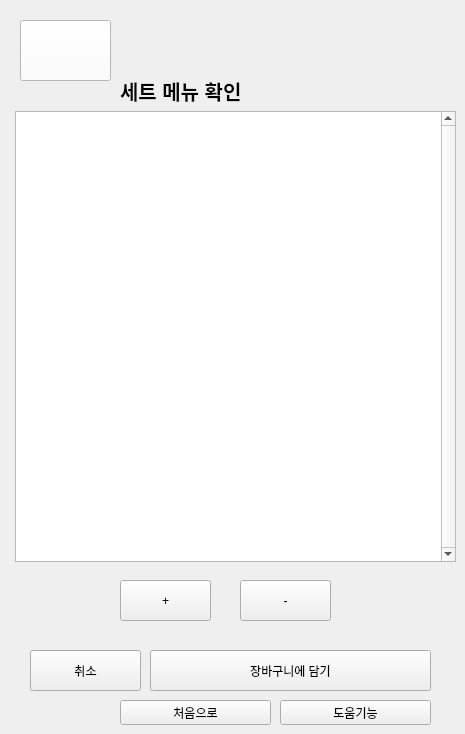
   <widget class="QWidget" name="page_15">
    <widget class="QPushButton" name="pushButton_249">
     <property name="geometry">
      <rect>
       <x>20</x>
       <y>20</y>
       <width>91</width>
       <height>61</height>
      </rect>
     </property>
     <property name="palette">
      <palette>
       <active>
        <colorrole role="WindowText">
         <brush brushstyle="SolidPattern">
          <color alpha="255">
           <red>0</red>
           <green>0</green>
           <blue>0</blue>
          </color>
         </brush>
        </colorrole>
        <colorrole role="Button">
         <brush brushstyle="SolidPattern">
          <color alpha="255">
           <red>255</red>
           <green>255</green>
           <blue>255</blue>
          </color>
         </brush>
        </colorrole>
        <colorrole role="Light">
         <brush brushstyle="SolidPattern">
          <color alpha="255">
           <red>255</red>
           <green>255</green>
           <blue>255</blue>
          </color>
         </brush>
        </colorrole>
        <colorrole role="Midlight">
         <brush brushstyle="SolidPattern">
          <color alpha="255">
           <red>255</red>
           <green>255</green>
           <blue>255</blue>
          </color>
         </brush>
        </colorrole>
        <colorrole role="Dark">
         <brush brushstyle="SolidPattern">
          <color alpha="255">
           <red>127</red>
           <green>127</green>
           <blue>127</blue>
          </color>
         </brush>
        </colorrole>
        <colorrole role="Mid">
         <brush brushstyle="SolidPattern">
          <color alpha="255">
           <red>170</red>
           <green>170</green>
           <blue>170</blue>
          </color>
         </brush>
        </colorrole>
        <colorrole role="Text">
         <brush brushstyle="SolidPattern">
          <color alpha="255">
           <red>0</red>
           <green>0</green>
           <blue>0</blue>
          </color>
         </brush>
        </colorrole>
        <colorrole role="BrightText">
         <brush brushstyle="SolidPattern">
          <color alpha="255">
           <red>255</red>
           <green>255</green>
           <blue>255</blue>
          </color>
         </brush>
        </colorrole>
        <colorrole role="ButtonText">
         <brush brushstyle="SolidPattern">
          <color alpha="255">
           <red>0</red>
           <green>0</green>
           <blue>0</blue>
          </color>
         </brush>
        </colorrole>
        <colorrole role="Base">
         <brush brushstyle="SolidPattern">
          <color alpha="255">
           <red>255</red>
           <green>255</green>
           <blue>255</blue>
          </color>
         </brush>
        </colorrole>
        <colorrole role="Window">
         <brush brushstyle="SolidPattern">
          <color alpha="255">
           <red>255</red>
           <green>255</green>
           <blue>255</blue>
          </color>
         </brush>
        </colorrole>
        <colorrole role="Shadow">
         <brush brushstyle="SolidPattern">
          <color alpha="255">
           <red>0</red>
           <green>0</green>
           <blue>0</blue>
          </color>
         </brush>
        </colorrole>
        <colorrole role="AlternateBase">
         <brush brushstyle="SolidPattern">
          <color alpha="255">
           <red>255</red>
           <green>255</green>
           <blue>255</blue>
          </color>
         </brush>
        </colorrole>
        <colorrole role="ToolTipBase">
         <brush brushstyle="SolidPattern">
          <color alpha="255">
           <red>255</red>
           <green>255</green>
           <blue>220</blue>
          </color>
         </brush>
        </colorrole>
        <colorrole role="ToolTipText">
         <brush brushstyle="SolidPattern">
          <color alpha="255">
           <red>0</red>
           <green>0</green>
           <blue>0</blue>
          </color>
         </brush>
        </colorrole>
        <colorrole role="PlaceholderText">
         <brush brushstyle="SolidPattern">
          <color alpha="128">
           <red>0</red>
           <green>0</green>
           <blue>0</blue>
          </color>
         </brush>
        </colorrole>
       </active>
       <inactive>
        <colorrole role="WindowText">
         <brush brushstyle="SolidPattern">
          <color alpha="255">
           <red>0</red>
           <green>0</green>
           <blue>0</blue>
          </color>
         </brush>
        </colorrole>
        <colorrole role="Button">
         <brush brushstyle="SolidPattern">
          <color alpha="255">
           <red>255</red>
           <green>255</green>
           <blue>255</blue>
          </color>
         </brush>
        </colorrole>
        <colorrole role="Light">
         <brush brushstyle="SolidPattern">
          <color alpha="255">
           <red>255</red>
           <green>255</green>
           <blue>255</blue>
          </color>
         </brush>
        </colorrole>
        <colorrole role="Midlight">
         <brush brushstyle="SolidPattern">
          <color alpha="255">
           <red>255</red>
           <green>255</green>
           <blue>255</blue>
          </color>
         </brush>
        </colorrole>
        <colorrole role="Dark">
         <brush brushstyle="SolidPattern">
          <color alpha="255">
           <red>127</red>
           <green>127</green>
           <blue>127</blue>
          </color>
         </brush>
        </colorrole>
        <colorrole role="Mid">
         <brush brushstyle="SolidPattern">
          <color alpha="255">
           <red>170</red>
           <green>170</green>
           <blue>170</blue>
          </color>
         </brush>
        </colorrole>
        <colorrole role="Text">
         <brush brushstyle="SolidPattern">
          <color alpha="255">
           <red>0</red>
           <green>0</green>
           <blue>0</blue>
          </color>
         </brush>
        </colorrole>
        <colorrole role="BrightText">
         <brush brushstyle="SolidPattern">
          <color alpha="255">
           <red>255</red>
           <green>255</green>
           <blue>255</blue>
          </color>
         </brush>
        </colorrole>
        <colorrole role="ButtonText">
         <brush brushstyle="SolidPattern">
          <color alpha="255">
           <red>0</red>
           <green>0</green>
           <blue>0</blue>
          </color>
         </brush>
        </colorrole>
        <colorrole role="Base">
         <brush brushstyle="SolidPattern">
          <color alpha="255">
           <red>255</red>
           <green>255</green>
           <blue>255</blue>
          </color>
         </brush>
        </colorrole>
        <colorrole role="Window">
         <brush brushstyle="SolidPattern">
          <color alpha="255">
           <red>255</red>
           <green>255</green>
           <blue>255</blue>
          </color>
         </brush>
        </colorrole>
        <colorrole role="Shadow">
         <brush brushstyle="SolidPattern">
          <color alpha="255">
           <red>0</red>
           <green>0</green>
           <blue>0</blue>
          </color>
         </brush>
        </colorrole>
        <colorrole role="AlternateBase">
         <brush brushstyle="SolidPattern">
          <color alpha="255">
           <red>255</red>
           <green>255</green>
           <blue>255</blue>
          </color>
         </brush>
        </colorrole>
        <colorrole role="ToolTipBase">
         <brush brushstyle="SolidPattern">
          <color alpha="255">
           <red>255</red>
           <green>255</green>
           <blue>220</blue>
          </color>
         </brush>
        </colorrole>
        <colorrole role="ToolTipText">
         <brush brushstyle="SolidPattern">
          <color alpha="255">
           <red>0</red>
           <green>0</green>
           <blue>0</blue>
          </color>
         </brush>
        </colorrole>
        <colorrole role="PlaceholderText">
         <brush brushstyle="SolidPattern">
          <color alpha="128">
           <red>0</red>
           <green>0</green>
           <blue>0</blue>
          </color>
         </brush>
        </colorrole>
       </inactive>
       <disabled>
        <colorrole role="WindowText">
         <brush brushstyle="SolidPattern">
          <color alpha="255">
           <red>127</red>
           <green>127</green>
           <blue>127</blue>
          </color>
         </brush>
        </colorrole>
        <colorrole role="Button">
         <brush brushstyle="SolidPattern">
          <color alpha="255">
           <red>255</red>
           <green>255</green>
           <blue>255</blue>
          </color>
         </brush>
        </colorrole>
        <colorrole role="Light">
         <brush brushstyle="SolidPattern">
          <color alpha="255">
           <red>255</red>
           <green>255</green>
           <blue>255</blue>
          </color>
         </brush>
        </colorrole>
        <colorrole role="Midlight">
         <brush brushstyle="SolidPattern">
          <color alpha="255">
           <red>255</red>
           <green>255</green>
           <blue>255</blue>
          </color>
         </brush>
        </colorrole>
        <colorrole role="Dark">
         <brush brushstyle="SolidPattern">
          <color alpha="255">
           <red>127</red>
           <green>127</green>
           <blue>127</blue>
          </color>
         </brush>
        </colorrole>
        <colorrole role="Mid">
         <brush brushstyle="SolidPattern">
          <color alpha="255">
           <red>170</red>
           <green>170</green>
           <blue>170</blue>
          </color>
         </brush>
        </colorrole>
        <colorrole role="Text">
         <brush brushstyle="SolidPattern">
          <color alpha="255">
           <red>127</red>
           <green>127</green>
           <blue>127</blue>
          </color>
         </brush>
        </colorrole>
        <colorrole role="BrightText">
         <brush brushstyle="SolidPattern">
          <color alpha="255">
           <red>255</red>
           <green>255</green>
           <blue>255</blue>
          </color>
         </brush>
        </colorrole>
        <colorrole role="ButtonText">
         <brush brushstyle="SolidPattern">
          <color alpha="255">
           <red>127</red>
           <green>127</green>
           <blue>127</blue>
          </color>
         </brush>
        </colorrole>
        <colorrole role="Base">
         <brush brushstyle="SolidPattern">
          <color alpha="255">
           <red>255</red>
           <green>255</green>
           <blue>255</blue>
          </color>
         </brush>
        </colorrole>
        <colorrole role="Window">
         <brush brushstyle="SolidPattern">
          <color alpha="255">
           <red>255</red>
           <green>255</green>
           <blue>255</blue>
          </color>
         </brush>
        </colorrole>
        <colorrole role="Shadow">
         <brush brushstyle="SolidPattern">
          <color alpha="255">
           <red>0</red>
           <green>0</green>
           <blue>0</blue>
          </color>
         </brush>
        </colorrole>
        <colorrole role="AlternateBase">
         <brush brushstyle="SolidPattern">
          <color alpha="255">
           <red>255</red>
           <green>255</green>
           <blue>255</blue>
          </color>
         </brush>
        </colorrole>
        <colorrole role="ToolTipBase">
         <brush brushstyle="SolidPattern">
          <color alpha="255">
           <red>255</red>
           <green>255</green>
           <blue>220</blue>
          </color>
         </brush>
        </colorrole>
        <colorrole role="ToolTipText">
         <brush brushstyle="SolidPattern">
          <color alpha="255">
           <red>0</red>
           <green>0</green>
           <blue>0</blue>
          </color>
         </brush>
        </colorrole>
        <colorrole role="PlaceholderText">
         <brush brushstyle="SolidPattern">
          <color alpha="128">
           <red>0</red>
           <green>0</green>
           <blue>0</blue>
          </color>
         </brush>
        </colorrole>
       </disabled>
      </palette>
     </property>
     <property name="text">
      <string/>
     </property>
     <property name="icon">
      <iconset>
       <normaloff>../../Downloads/Mcdonald_pic/logo.jpg</normaloff>../../Downloads/Mcdonald_pic/logo.jpg</iconset>
     </property>
     <property name="iconSize">
      <size>
       <width>200</width>
       <height>45</height>
      </size>
     </property>
    </widget>
    <widget class="QLabel" name="label_14">
     <property name="geometry">
      <rect>
       <x>120</x>
       <y>50</y>
       <width>271</width>
       <height>81</height>
      </rect>
     </property>
     <property name="font">
      <font>
       <pointsize>15</pointsize>
       <weight>75</weight>
       <bold>true</bold>
      </font>
     </property>
     <property name="text">
      <string>세트 메뉴 확인</string>
     </property>
    </widget>
    <widget class="QPushButton" name="btn_help4">
     <property name="geometry">
      <rect>
       <x>280</x>
       <y>700</y>
       <width>151</width>
       <height>25</height>
      </rect>
     </property>
     <property name="text">
      <string>도움기능</string>
     </property>
    </widget>
    <widget class="QPushButton" name="btn_first4">
     <property name="geometry">
      <rect>
       <x>120</x>
       <y>700</y>
       <width>151</width>
       <height>25</height>
      </rect>
     </property>
     <property name="text">
      <string>처음으로</string>
     </property>
    </widget>
    <widget class="QPushButton" name="btn_cancelhome4">
     <property name="geometry">
      <rect>
       <x>30</x>
       <y>650</y>
       <width>111</width>
       <height>41</height>
      </rect>
     </property>
     <property name="text">
      <string>취소</string>
     </property>
    </widget>
    <widget class="QPushButton" name="btn_toBasket">
     <property name="geometry">
      <rect>
       <x>150</x>
       <y>650</y>
       <width>281</width>
       <height>41</height>
      </rect>
     </property>
     <property name="text">
      <string>장바구니에 담기</string>
     </property>
    </widget>
    <widget class="QPushButton" name="btn_num_plus">
     <property name="geometry">
      <rect>
       <x>120</x>
       <y>580</y>
       <width>91</width>
       <height>41</height>
      </rect>
     </property>
     <property name="text">
      <string>+</string>
     </property>
    </widget>
    <widget class="QTableWidget" name="basket_main">
     <property name="geometry">
      <rect>
       <x>15</x>
       <y>111</y>
       <width>441</width>
       <height>451</height>
      </rect>
     </property>
     <property name="frameShape">
      <enum>QFrame::StyledPanel</enum>
     </property>
     <property name="frameShadow">
      <enum>QFrame::Plain</enum>
     </property>
     <property name="lineWidth">
      <number>0</number>
     </property>
     <property name="midLineWidth">
      <number>0</number>
     </property>
     <property name="verticalScrollBarPolicy">
      <enum>Qt::ScrollBarAlwaysOn</enum>
     </property>
     <property name="gridStyle">
      <enum>Qt::DotLine</enum>
     </property>
    </widget>
    <widget class="QPushButton" name="btn_num_minus">
     <property name="geometry">
      <rect>
       <x>240</x>
       <y>580</y>
       <width>91</width>
       <height>41</height>
      </rect>
     </property>
     <property name="text">
      <string>-</string>
     </property>
    </widget>
   </widget>
